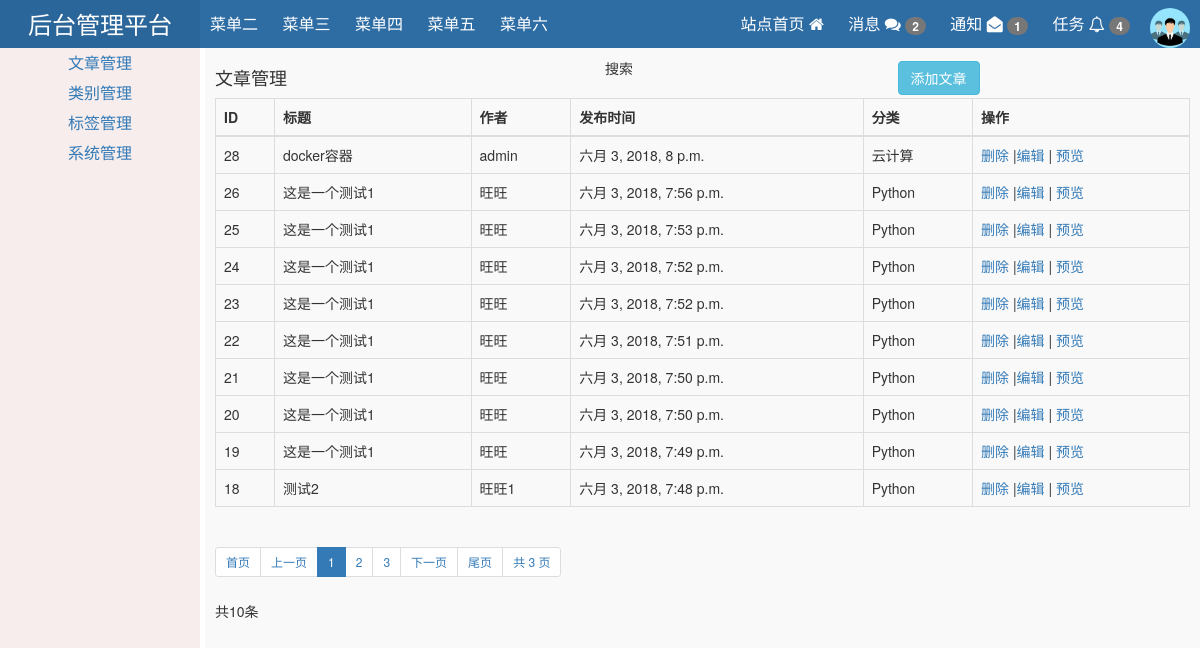
The app's page /backend/article_list with its own data.
### users/models.py (models this page shows, shortened)
class Article(models.Model):
    title = models.CharField(verbose_name='标题',max_length=32,)
    author = models.CharField(verbose_name='作者',max_length=12)
    summary = models.CharField(verbose_name='摘要', max_length=100)
    img = models.ImageField(verbose_name='缩略图',upload_to="./article/",
                            help_text="大小200*200，不超过200k",
                            default="/upload/article/common.jpg",
                            auto_created=True,
                            null=True,blank=True)
    content = models.TextField(verbose_name='内容', max_length=9999)
    tag = models.ManyToManyField('Tag',verbose_name='标签')
    classify = models.ForeignKey('Classify',verbose_name='分类')
    create_time = models.DateTimeField(verbose_name='发布时间',auto_now_add=True)
    update_time = models.DateTimeField(verbose_name='更新时间',auto_now_add=True)
    class Meta:
        db_table = 'article'
        verbose_name_plural = '全部文章'

class Classify(models.Model):
    name = models.CharField(verbose_name='名称',max_length=12)
    class Meta:
        db_table = 'classify'
        verbose_name_plural = '文章分类'
        verbose_name = '文章分类'
    def __str__(self):
        return self.name

### backend/views.py (the view)
def article_list(request):
    current_page = request.GET.get('page')
    count_pages = Article.objects.all().count()
    page_obj = Pagination(count_pages, current_page)
    article_list = Article.objects.all().order_by('-create_time')[page_obj.start():page_obj.end()]
    return render(request,'backend/article_list.html',{'article_list':article_list,'page_obj':page_obj})

### backend/pages.py (called while the page is built, shortened)
    def start(self):
        return (self.current_page-1) * self.per_page_item_num

    def end(self):
        return self.current_page * self.per_page_item_num

    @property
    def num_pages(self):
        a,b = divmod(self.total_count,self.per_page_item_num)
        if b == 0:
            return a
        return a+1

    def pager_num_range(self):
        if self.num_pages < self.max_page_num:
            return range(1,self.num_pages+1)

### templates/backend/article_list.html (shortened to what this page needs)
{% extends 'backend/index.html' %}
{% load staticfiles %}
    {% block content %}
            <div class="nav-left"><h4>文章管理</h4></div>
        <div class="nav-middle">搜索</div>
            <div class="nav-right"><a href="article_add" class="btn btn-info">添加文章</a></div>
    <div>
    <table align="center" class="table table-hover table-bordered">
        <thead>
        <tr>
            <th>ID</th>
            <th>标题</th>
            <th>作者</th>
            <th>发布时间</th>
            <th>分类</th>
            <th>操作</th>
        </tr>
        </thead>
        <tbody>
            {% for row in article_list %}
                <tr>
                <td>
                    {{ row.id }}
                </td>
                     <td>
                    {{ row.title }}
                </td>
                <td>
                    {{ row.author }}
                </td>
                <td>
                   {{ row.create_time }}
                </td>
                <td>
                   {{ row.classify }}
                </td>
                <td>
                    <a href="article_delete?nid={{ row.id }}">删除</a>
                    |<a href="article_edit?nid={{ row.id }}">编辑</a>
                    |<a href="/article.html?nid={{ row.id }}"> 预览 </a>
                </td>
                </tr>
            {% endfor %}
        </tbody>
    </table>
    <ul class="pagination pagination-sm">
        {{ page_obj.page_str|safe }}
      </ul>
<p>共{{ article_list.count }}条</p>
    {% endblock %}

### templates/backend/index.html (style rules this page uses)
body { margin: 0 auto; }
a,a:hover { text-decoration:none }
.pg_body .content .nav-left { float: left; width: 40%; }
.pg_body .content .nav-middle { width: 30%; float: left; }
.pg_body .content .nav-right { float: right; margin-top: 3px; width: 30%; }

### records on screen
Article: id "28", title "docker容器", author "admin", create_time "六月 3, 2018, 8 p.m.", classify "云计算"
Article: id "26", title "这是一个测试1", author "旺旺", create_time "六月 3, 2018, 7:56 p.m.", classify "Python"
Article: id "25", title "这是一个测试1", author "旺旺", create_time "六月 3, 2018, 7:53 p.m.", classify "Python"
Article: id "24", title "这是一个测试1", author "旺旺", create_time "六月 3, 2018, 7:52 p.m.", classify "Python"
Article: id "23", title "这是一个测试1", author "旺旺", create_time "六月 3, 2018, 7:52 p.m.", classify "Python"
Article: id "22", title "这是一个测试1", author "旺旺", create_time "六月 3, 2018, 7:51 p.m.", classify "Python"
Article: id "21", title "这是一个测试1", author "旺旺", create_time "六月 3, 2018, 7:50 p.m.", classify "Python"
Article: id "20", title "这是一个测试1", author "旺旺", create_time "六月 3, 2018, 7:50 p.m.", classify "Python"
Article: id "19", title "这是一个测试1", author "旺旺", create_time "六月 3, 2018, 7:49 p.m.", classify "Python"
Article: id "18", title "测试2", author "旺旺1", create_time "六月 3, 2018, 7:48 p.m.", classify "Python"

### other values on screen
{{ page_obj.page_str|safe }} "首页 上一页 1 2 3 下一页 尾页 共 3 页"
{{ article_list.count }} "10"
